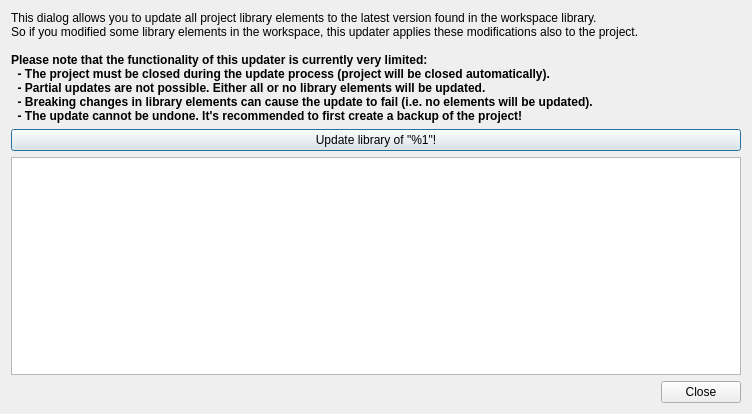
<?xml version="1.0" encoding="UTF-8"?>
<ui version="4.0">
 <class>librepcb::editor::ProjectLibraryUpdater</class>
 <widget class="QDialog" name="librepcb::editor::ProjectLibraryUpdater">
  <property name="geometry">
   <rect>
    <x>0</x>
    <y>0</y>
    <width>752</width>
    <height>414</height>
   </rect>
  </property>
  <property name="windowTitle">
   <string>Project Library Updater</string>
  </property>
  <property name="windowIcon">
   <iconset>
    <normaloff>:/img/actions/refresh.png</normaloff>:/img/actions/refresh.png</iconset>
  </property>
  <layout class="QVBoxLayout" name="verticalLayout">
   <item>
    <widget class="QLabel" name="label_2">
     <property name="sizePolicy">
      <sizepolicy hsizetype="Preferred" vsizetype="Preferred">
       <horstretch>0</horstretch>
       <verstretch>0</verstretch>
      </sizepolicy>
     </property>
     <property name="styleSheet">
      <string notr="true">QLabel {
	background-color: rgb(255, 255, 127);
	color: rgb(170, 0, 0);
};</string>
     </property>
     <property name="text">
      <string>&lt;!DOCTYPE HTML PUBLIC &quot;-//W3C//DTD HTML 4.0//EN&quot; &quot;http://www.w3.org/TR/REC-html40/strict.dtd&quot;&gt;
&lt;html&gt;&lt;head&gt;&lt;meta name=&quot;qrichtext&quot; content=&quot;1&quot; /&gt;&lt;style type=&quot;text/css&quot;&gt;
p, li { white-space: pre-wrap; }
&lt;/style&gt;&lt;/head&gt;&lt;body style=&quot; font-family:'Noto Sans'; font-size:9pt; font-weight:400; font-style:normal;&quot;&gt;
&lt;p style=&quot; margin-top:0px; margin-bottom:0px; margin-left:0px; margin-right:0px; -qt-block-indent:0; text-indent:0px;&quot;&gt;This dialog allows you to update all project library elements to the latest version found in the workspace library.&lt;/p&gt;
&lt;p style=&quot; margin-top:0px; margin-bottom:0px; margin-left:0px; margin-right:0px; -qt-block-indent:0; text-indent:0px;&quot;&gt;So if you modified some library elements in the workspace, this updater applies these modifications also to the project.&lt;/p&gt;
&lt;p style=&quot;-qt-paragraph-type:empty; margin-top:0px; margin-bottom:0px; margin-left:0px; margin-right:0px; -qt-block-indent:0; text-indent:0px;&quot;&gt;&lt;br /&gt;&lt;/p&gt;
&lt;p style=&quot; margin-top:0px; margin-bottom:0px; margin-left:0px; margin-right:0px; -qt-block-indent:0; text-indent:0px;&quot;&gt;&lt;span style=&quot; font-weight:600;&quot;&gt;Please note that the functionality of this updater is currently very limited:&lt;/span&gt;&lt;/p&gt;
&lt;p style=&quot; margin-top:0px; margin-bottom:0px; margin-left:0px; margin-right:0px; -qt-block-indent:0; text-indent:0px;&quot;&gt;&lt;span style=&quot; font-weight:600;&quot;&gt;  - The project must be closed during the update process (project will be closed automatically).&lt;/span&gt;&lt;/p&gt;
&lt;p style=&quot; margin-top:0px; margin-bottom:0px; margin-left:0px; margin-right:0px; -qt-block-indent:0; text-indent:0px;&quot;&gt;&lt;span style=&quot; font-weight:600;&quot;&gt;  - Partial updates are not possible. Either all or no library elements will be updated.&lt;/span&gt;&lt;/p&gt;
&lt;p style=&quot; margin-top:0px; margin-bottom:0px; margin-left:0px; margin-right:0px; -qt-block-indent:0; text-indent:0px;&quot;&gt;&lt;span style=&quot; font-weight:600;&quot;&gt;  - Breaking changes in library elements can cause the update to fail (i.e. no elements will be updated).&lt;/span&gt;&lt;/p&gt;
&lt;p style=&quot; margin-top:0px; margin-bottom:0px; margin-left:0px; margin-right:0px; -qt-block-indent:0; text-indent:0px;&quot;&gt;&lt;span style=&quot; font-weight:600;&quot;&gt;  - The update cannot be undone. It's recommended to first create a backup of the project!&lt;/span&gt;&lt;/p&gt;&lt;/body&gt;&lt;/html&gt;</string>
     </property>
     <property name="wordWrap">
      <bool>true</bool>
     </property>
     <property name="margin">
      <number>3</number>
     </property>
    </widget>
   </item>
   <item>
    <widget class="QPushButton" name="btnUpdate">
     <property name="text">
      <string>Update library of &quot;%1&quot;!</string>
     </property>
    </widget>
   </item>
   <item>
    <widget class="QListWidget" name="log"/>
   </item>
   <item>
    <widget class="QDialogButtonBox" name="buttonBox">
     <property name="standardButtons">
      <set>QDialogButtonBox::Close</set>
     </property>
    </widget>
   </item>
  </layout>
 </widget>
 <resources/>
 <connections>
  <connection>
   <sender>buttonBox</sender>
   <signal>rejected()</signal>
   <receiver>librepcb::editor::ProjectLibraryUpdater</receiver>
   <slot>close()</slot>
   <hints>
    <hint type="sourcelabel">
     <x>716</x>
     <y>392</y>
    </hint>
    <hint type="destinationlabel">
     <x>639</x>
     <y>409</y>
    </hint>
   </hints>
  </connection>
 </connections>
</ui>
